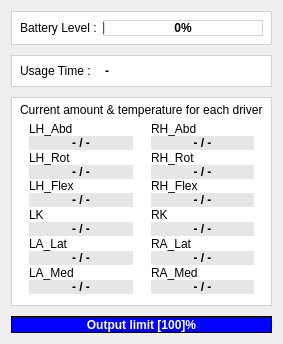
     <widget class="QWidget" name="MiddleCol" native="true">
      <property name="sizePolicy">
       <sizepolicy hsizetype="Expanding" vsizetype="Expanding">
        <horstretch>0</horstretch>
        <verstretch>0</verstretch>
       </sizepolicy>
      </property>
      <property name="styleSheet">
       <string notr="true">QWidget{
 background-color: none;
border: none
}</string>
      </property>
      <layout class="QVBoxLayout" name="verticalLayout_3" stretch="5,5,50,4">
       <property name="spacing">
        <number>10</number>
       </property>
       <item>
        <widget class="QWidget" name="battery_widget" native="true">
         <property name="styleSheet">
          <string notr="true">QWidget{
background-color: rgb(255, 255, 255);
border: 1px solid rgb(211, 211, 211)

}</string>
         </property>
         <layout class="QHBoxLayout" name="horizontalLayout_4">
          <item>
           <widget class="QLabel" name="battery_level">
            <property name="styleSheet">
             <string notr="true">QLabel{

border: none;
font: 8pt &quot;MS Shell Dlg 2&quot;;

}

</string>
            </property>
            <property name="text">
             <string>Battery Level :</string>
            </property>
           </widget>
          </item>
          <item>
           <widget class="QProgressBar" name="progressBar">
            <property name="sizePolicy">
             <sizepolicy hsizetype="Expanding" vsizetype="Expanding">
              <horstretch>0</horstretch>
              <verstretch>0</verstretch>
             </sizepolicy>
            </property>
            <property name="styleSheet">
             <string notr="true">QProgressBar{
	font-weight: bold;
}
</string>
            </property>
            <property name="value">
             <number>0</number>
            </property>
            <property name="alignment">
             <set>Qt::AlignCenter</set>
            </property>
            <property name="invertedAppearance">
             <bool>false</bool>
            </property>
            <property name="textDirection">
             <enum>QProgressBar::TopToBottom</enum>
            </property>
           </widget>
          </item>
         </layout>
        </widget>
       </item>
       <item>
        <widget class="QWidget" name="time_widget" native="true">
         <property name="styleSheet">
          <string notr="true">QWidget{
background-color: rgb(255, 255, 255);
border: 1px solid rgb(211, 211, 211)

}</string>
         </property>
         <layout class="QHBoxLayout" name="horizontalLayout_5" stretch="1,2">
          <item>
           <widget class="QLabel" name="label_2">
            <property name="styleSheet">
             <string notr="true">QLabel{

border: none;
font: 8pt &quot;MS Shell Dlg 2&quot;;

}

</string>
            </property>
            <property name="text">
             <string>Usage Time : </string>
            </property>
           </widget>
          </item>
          <item>
           <widget class="QLabel" name="label_usage_time">
            <property name="styleSheet">
             <string notr="true">QLabel{
font: 12pt &quot;MS Shell Dlg 2&quot;;
font-weight: bold;
border: none


}</string>
            </property>
            <property name="text">
             <string>-</string>
            </property>
           </widget>
          </item>
         </layout>
        </widget>
       </item>
       <item>
        <widget class="QWidget" name="driver_info_widget" native="true">
         <property name="styleSheet">
          <string notr="true">QWidget{
background-color: rgb(255, 255, 255);
border: 1px solid rgb(211, 211, 211);

}</string>
         </property>
         <layout class="QVBoxLayout" name="verticalLayout_4" stretch="0,1">
          <property name="spacing">
           <number>4</number>
          </property>
          <property name="topMargin">
           <number>6</number>
          </property>
          <property name="bottomMargin">
           <number>6</number>
          </property>
          <item>
           <widget class="QLabel" name="label">
            <property name="styleSheet">
             <string notr="true">QLabel{
border:none;
font: 7pt &quot;MS Shell Dlg 2&quot;;


}</string>
            </property>
            <property name="text">
             <string>Current amount &amp; temperature for each driver</string>
            </property>
           </widget>
          </item>
          <item>
           <layout class="QGridLayout" name="gridLayout_2">
            <property name="bottomMargin">
             <number>6</number>
            </property>
            <property name="spacing">
             <number>0</number>
            </property>
            <item row="2" column="1">
             <widget class="QWidget" name="widget_12" native="true">
              <property name="styleSheet">
               <string notr="true">QWidget{
border:none
}</string>
              </property>
              <layout class="QVBoxLayout" name="verticalLayout_11">
               <property name="spacing">
                <number>0</number>
               </property>
               <property name="topMargin">
                <number>0</number>
               </property>
               <property name="bottomMargin">
                <number>0</number>
               </property>
               <item>
                <widget class="QLabel" name="label_7">
                 <property name="styleSheet">
                  <string notr="true">QLabel{
font: 8pt &quot;MS Shell Dlg 2&quot;;
}</string>
                 </property>
                 <property name="text">
                  <string>RH_Flex</string>
                 </property>
                </widget>
               </item>
               <item>
                <widget class="QLabel" name="RH_Flex_label">
                 <property name="styleSheet">
                  <string notr="true">QLabel{
    border: none;
    background-color: rgb(230, 230, 230);
    
	font: 100 8pt &quot;MS Shell Dlg 2&quot;;
font-weight:bold
	

}</string>
                 </property>
                 <property name="text">
                  <string>- / -</string>
                 </property>
                 <property name="alignment">
                  <set>Qt::AlignCenter</set>
                 </property>
                </widget>
               </item>
              </layout>
             </widget>
            </item>
            <item row="4" column="1">
             <widget class="QWidget" name="widget_14" native="true">
              <property name="styleSheet">
               <string notr="true">QWidget{
border:none
}</string>
              </property>
              <layout class="QVBoxLayout" name="verticalLayout_15">
               <property name="spacing">
                <number>0</number>
               </property>
               <property name="topMargin">
                <number>0</number>
               </property>
               <property name="bottomMargin">
                <number>0</number>
               </property>
               <item>
                <widget class="QLabel" name="label_12">
                 <property name="styleSheet">
                  <string notr="true">QLabel{
font: 8pt &quot;MS Shell Dlg 2&quot;;
}</string>
                 </property>
                 <property name="text">
                  <string>RA_Lat</string>
                 </property>
                </widget>
               </item>
               <item>
                <widget class="QLabel" name="RA_Lat_label">
                 <property name="styleSheet">
                  <string notr="true">QLabel{
    border: none;
    background-color: rgb(230, 230, 230);
    
	font: 100 8pt &quot;MS Shell Dlg 2&quot;;
font-weight:bold
	

}</string>
                 </property>
                 <property name="text">
                  <string>- / -</string>
                 </property>
                 <property name="alignment">
                  <set>Qt::AlignCenter</set>
                 </property>
                </widget>
               </item>
              </layout>
             </widget>
            </item>
            <item row="5" column="1">
             <widget class="QWidget" name="widget_15" native="true">
              <property name="styleSheet">
               <string notr="true">QWidget{
border:none
}</string>
              </property>
              <layout class="QVBoxLayout" name="verticalLayout_16">
               <property name="spacing">
                <number>0</number>
               </property>
               <property name="topMargin">
                <number>0</number>
               </property>
               <property name="bottomMargin">
                <number>0</number>
               </property>
               <item>
                <widget class="QLabel" name="label_15">
                 <property name="styleSheet">
                  <string notr="true">QLabel{
font: 8pt &quot;MS Shell Dlg 2&quot;;
}</string>
                 </property>
                 <property name="text">
                  <string>RA_Med</string>
                 </property>
                </widget>
               </item>
               <item>
                <widget class="QLabel" name="RA_Med_label">
                 <property name="styleSheet">
                  <string notr="true">QLabel{
    border: none;
    background-color: rgb(230, 230, 230);
    
	font: 100 8pt &quot;MS Shell Dlg 2&quot;;
font-weight:bold
	

}</string>
                 </property>
                 <property name="text">
                  <string>- / -</string>
                 </property>
                 <property name="alignment">
                  <set>Qt::AlignCenter</set>
                 </property>
                </widget>
               </item>
              </layout>
             </widget>
            </item>
            <item row="3" column="1">
             <widget class="QWidget" name="widget_13" native="true">
              <property name="styleSheet">
               <string notr="true">QWidget{
border:none
}</string>
              </property>
              <layout class="QVBoxLayout" name="verticalLayout_13">
               <property name="spacing">
                <number>0</number>
               </property>
               <property name="topMargin">
                <number>0</number>
               </property>
               <property name="bottomMargin">
                <number>0</number>
               </property>
               <item>
                <widget class="QLabel" name="label_10">
                 <property name="styleSheet">
                  <string notr="true">QLabel{
font: 8pt &quot;MS Shell Dlg 2&quot;;
}
</string>
                 </property>
                 <property name="text">
                  <string>RK</string>
                 </property>
                </widget>
               </item>
               <item>
                <widget class="QLabel" name="RK_label">
                 <property name="styleSheet">
                  <string notr="true">QLabel{
    border: none;
    background-color: rgb(230, 230, 230);
    
	font: 100 8pt &quot;MS Shell Dlg 2&quot;;
font-weight:bold
	

}</string>
                 </property>
                 <property name="text">
                  <string>- / -</string>
                 </property>
                 <property name="alignment">
                  <set>Qt::AlignCenter</set>
                 </property>
                </widget>
               </item>
              </layout>
             </widget>
            </item>
            <item row="0" column="0">
             <widget class="QWidget" name="widget" native="true">
              <property name="styleSheet">
               <string notr="true">QWidget{
border:none
}</string>
              </property>
              <layout class="QVBoxLayout" name="verticalLayout_5">
               <property name="spacing">
                <number>0</number>
               </property>
               <property name="topMargin">
                <number>0</number>
               </property>
               <property name="bottomMargin">
                <number>0</number>
               </property>
               <item>
                <widget class="QLabel" name="label_3">
                 <property name="styleSheet">
                  <string notr="true">QLabel{
font: 8pt &quot;MS Shell Dlg 2&quot;;
}</string>
                 </property>
                 <property name="text">
                  <string>LH_Abd</string>
                 </property>
                 <property name="wordWrap">
                  <bool>false</bool>
                 </property>
                </widget>
               </item>
               <item>
                <widget class="QLabel" name="LH_Abd_label">
                 <property name="styleSheet">
                  <string notr="true">QLabel{
    border: none;
    background-color: rgb(230, 230, 230);
    
	font: 100 8pt &quot;MS Shell Dlg 2&quot;;
font-weight:bold
	

}</string>
                 </property>
                 <property name="text">
                  <string>- / -</string>
                 </property>
                 <property name="alignment">
                  <set>Qt::AlignCenter</set>
                 </property>
                </widget>
               </item>
              </layout>
             </widget>
            </item>
            <item row="1" column="0">
             <widget class="QWidget" name="widget_3" native="true">
              <property name="styleSheet">
               <string notr="true">QWidget{
border:none
}
</string>
              </property>
              <layout class="QVBoxLayout" name="verticalLayout_8">
               <property name="spacing">
                <number>0</number>
               </property>
               <property name="topMargin">
                <number>0</number>
               </property>
               <property name="bottomMargin">
                <number>0</number>
               </property>
               <item>
                <widget class="QLabel" name="label_5">
                 <property name="styleSheet">
                  <string notr="true">QLabel{
font: 8pt &quot;MS Shell Dlg 2&quot;;
}</string>
                 </property>
                 <property name="text">
                  <string>LH_Rot</string>
                 </property>
                </widget>
               </item>
               <item>
                <widget class="QLabel" name="LH_Rot_label">
                 <property name="styleSheet">
                  <string notr="true">QLabel{
    border: none;
    background-color: rgb(230, 230, 230);
    
	font: 100 8pt &quot;MS Shell Dlg 2&quot;;
font-weight:bold
	

}</string>
                 </property>
                 <property name="text">
                  <string>- / -</string>
                 </property>
                 <property name="alignment">
                  <set>Qt::AlignCenter</set>
                 </property>
                </widget>
               </item>
              </layout>
             </widget>
            </item>
            <item row="0" column="1">
             <widget class="QWidget" name="widget_2" native="true">
              <property name="styleSheet">
               <string notr="true">QWidget{
border:none
}
</string>
              </property>
              <layout class="QVBoxLayout" name="verticalLayout_6">
               <property name="spacing">
                <number>0</number>
               </property>
               <property name="topMargin">
                <number>0</number>
               </property>
               <property name="bottomMargin">
                <number>0</number>
               </property>
               <item>
                <widget class="QLabel" name="label_4">
                 <property name="styleSheet">
                  <string notr="true">QLabel{
font: 8pt &quot;MS Shell Dlg 2&quot;;
}</string>
                 </property>
                 <property name="text">
                  <string>RH_Abd</string>
                 </property>
                </widget>
               </item>
               <item>
                <widget class="QLabel" name="RH_Abd_label">
                 <property name="styleSheet">
                  <string notr="true">QLabel{
    border: none;
    background-color: rgb(230, 230, 230);
    
	font: 100 8pt &quot;MS Shell Dlg 2&quot;;
font-weight:bold
	

}</string>
                 </property>
                 <property name="text">
                  <string>- / -</string>
                 </property>
                 <property name="alignment">
                  <set>Qt::AlignCenter</set>
                 </property>
                </widget>
               </item>
              </layout>
             </widget>
            </item>
            <item row="4" column="0">
             <widget class="QWidget" name="widget_8" native="true">
              <property name="styleSheet">
               <string notr="true">QWidget{
border:none
}</string>
              </property>
              <layout class="QVBoxLayout" name="verticalLayout_14">
               <property name="spacing">
                <number>0</number>
               </property>
               <property name="topMargin">
                <number>0</number>
               </property>
               <property name="bottomMargin">
                <number>0</number>
               </property>
               <item>
                <widget class="QLabel" name="label_11">
                 <property name="styleSheet">
                  <string notr="true">QLabel{
font: 8pt &quot;MS Shell Dlg 2&quot;;
}</string>
                 </property>
                 <property name="text">
                  <string>LA_Lat</string>
                 </property>
                </widget>
               </item>
               <item>
                <widget class="QLabel" name="LA_Lat_label">
                 <property name="styleSheet">
                  <string notr="true">QLabel{
    border: none;
    background-color: rgb(230, 230, 230);
    
	font: 100 8pt &quot;MS Shell Dlg 2&quot;;
font-weight:bold
	

}</string>
                 </property>
                 <property name="text">
                  <string>- / -</string>
                 </property>
                 <property name="alignment">
                  <set>Qt::AlignCenter</set>
                 </property>
                </widget>
               </item>
              </layout>
             </widget>
            </item>
            <item row="2" column="0">
             <widget class="QWidget" name="widget_5" native="true">
              <property name="styleSheet">
               <string notr="true">QWidget{
border:none
}</string>
              </property>
              <layout class="QVBoxLayout" name="verticalLayout_10">
               <property name="spacing">
                <number>0</number>
               </property>
               <property name="topMargin">
                <number>0</number>
               </property>
               <property name="bottomMargin">
                <number>0</number>
               </property>
               <item>
                <widget class="QLabel" name="label_8">
                 <property name="styleSheet">
                  <string notr="true">QLabel{
font: 8pt &quot;MS Shell Dlg 2&quot;;
}</string>
                 </property>
                 <property name="text">
                  <string>LH_Flex</string>
                 </property>
                </widget>
               </item>
               <item>
                <widget class="QLabel" name="LH_Flex_label">
                 <property name="styleSheet">
                  <string notr="true">QLabel{
    border: none;
    background-color: rgb(230, 230, 230);
    
	font: 100 8pt &quot;MS Shell Dlg 2&quot;;
font-weight:bold
	

}</string>
                 </property>
                 <property name="text">
                  <string>- / -</string>
                 </property>
                 <property name="alignment">
                  <set>Qt::AlignCenter</set>
                 </property>
                </widget>
               </item>
              </layout>
             </widget>
            </item>
            <item row="3" column="0">
             <widget class="QWidget" name="widget_7" native="true">
              <property name="styleSheet">
               <string notr="true">QWidget{
border:none
}</string>
              </property>
              <layout class="QVBoxLayout" name="verticalLayout_12">
               <property name="spacing">
                <number>0</number>
               </property>
               <property name="topMargin">
                <number>0</number>
               </property>
               <property name="bottomMargin">
                <number>0</number>
               </property>
               <item>
                <widget class="QLabel" name="label_9">
                 <property name="styleSheet">
                  <string notr="true">QLabel{
font: 8pt &quot;MS Shell Dlg 2&quot;;
}</string>
                 </property>
                 <property name="text">
                  <string>LK</string>
                 </property>
                </widget>
               </item>
               <item>
                <widget class="QLabel" name="LK_label">
                 <property name="styleSheet">
                  <string notr="true">QLabel{
    border: none;
    background-color: rgb(230, 230, 230);
    
	font: 100 8pt &quot;MS Shell Dlg 2&quot;;
font-weight:bold
	

}</string>
                 </property>
                 <property name="text">
                  <string>- / -</string>
                 </property>
                 <property name="alignment">
                  <set>Qt::AlignCenter</set>
                 </property>
                </widget>
               </item>
              </layout>
             </widget>
            </item>
            <item row="1" column="1">
             <widget class="QWidget" name="widget_4" native="true">
              <property name="styleSheet">
               <string notr="true">QWidget{
border:none
}</string>
              </property>
              <layout class="QVBoxLayout" name="verticalLayout_9">
               <property name="spacing">
                <number>0</number>
               </property>
               <property name="topMargin">
                <number>0</number>
               </property>
               <property name="bottomMargin">
                <number>0</number>
               </property>
               <item>
                <widget class="QLabel" name="label_6">
                 <property name="styleSheet">
                  <string notr="true">QLabel{
font: 8pt &quot;MS Shell Dlg 2&quot;;
}</string>
                 </property>
                 <property name="text">
                  <string>RH_Rot</string>
                 </property>
                </widget>
               </item>
               <item>
                <widget class="QLabel" name="RH_Rot_label">
                 <property name="styleSheet">
                  <string notr="true">QLabel{
    border: none;
    background-color: rgb(230, 230, 230);
    
	font: 100 8pt &quot;MS Shell Dlg 2&quot;;
font-weight:bold
	

}</string>
                 </property>
                 <property name="text">
                  <string>- / -</string>
                 </property>
                 <property name="alignment">
                  <set>Qt::AlignCenter</set>
                 </property>
                </widget>
               </item>
              </layout>
             </widget>
            </item>
            <item row="5" column="0">
             <widget class="QWidget" name="widget_9" native="true">
              <property name="styleSheet">
               <string notr="true">QWidget{
border:none
}</string>
              </property>
              <layout class="QVBoxLayout" name="verticalLayout_17">
               <property name="spacing">
                <number>0</number>
               </property>
               <property name="topMargin">
                <number>0</number>
               </property>
               <property name="bottomMargin">
                <number>0</number>
               </property>
               <item>
                <widget class="QLabel" name="label_14">
                 <property name="styleSheet">
                  <string notr="true">QLabel{
font: 8pt &quot;MS Shell Dlg 2&quot;;
}</string>
                 </property>
                 <property name="text">
                  <string>LA_Med</string>
                 </property>
                </widget>
               </item>
               <item>
                <widget class="QLabel" name="LA_Med_label">
                 <property name="styleSheet">
                  <string notr="true">QLabel{
    border: none;
    background-color: rgb(230, 230, 230);
    
	font: 100 8pt &quot;MS Shell Dlg 2&quot;;
font-weight:bold
	

}</string>
                 </property>
                 <property name="text">
                  <string>- / -</string>
                 </property>
                 <property name="alignment">
                  <set>Qt::AlignCenter</set>
                 </property>
                </widget>
               </item>
              </layout>
             </widget>
            </item>
           </layout>
          </item>
         </layout>
        </widget>
       </item>
       <item>
        <widget class="QWidget" name="widget_6" native="true">
         <property name="cursor">
          <cursorShape>PointingHandCursor</cursorShape>
         </property>
         <property name="styleSheet">
          <string notr="true">QWidget{
 background-color: blue;
border: 1px solid black
}

QWidget:hover{
	background-color: rgb(0, 85, 255);
}

</string>
         </property>
         <layout class="QHBoxLayout" name="horizontalLayout_3">
          <property name="spacing">
           <number>0</number>
          </property>
          <property name="leftMargin">
           <number>0</number>
          </property>
          <property name="topMargin">
           <number>0</number>
          </property>
          <property name="rightMargin">
           <number>0</number>
          </property>
          <property name="bottomMargin">
           <number>0</number>
          </property>
          <item>
           <widget class="QPushButton" name="pushButton_2">
            <property name="sizePolicy">
             <sizepolicy hsizetype="Expanding" vsizetype="Expanding">
              <horstretch>0</horstretch>
              <verstretch>0</verstretch>
             </sizepolicy>
            </property>
            <property name="styleSheet">
             <string notr="true">QPushButton{
 color: white;
 border : none;
	font: 12pt &quot;MS Shell Dlg 2&quot;;
font-weight: bold;
background-color : none


}</string>
            </property>
            <property name="text">
             <string>Output limit [100]%</string>
            </property>
            <property name="iconSize">
             <size>
              <width>12</width>
              <height>12</height>
             </size>
            </property>
            <property name="flat">
             <bool>false</bool>
            </property>
           </widget>
          </item>
         </layout>
        </widget>
       </item>
      </layout>
     </widget>
